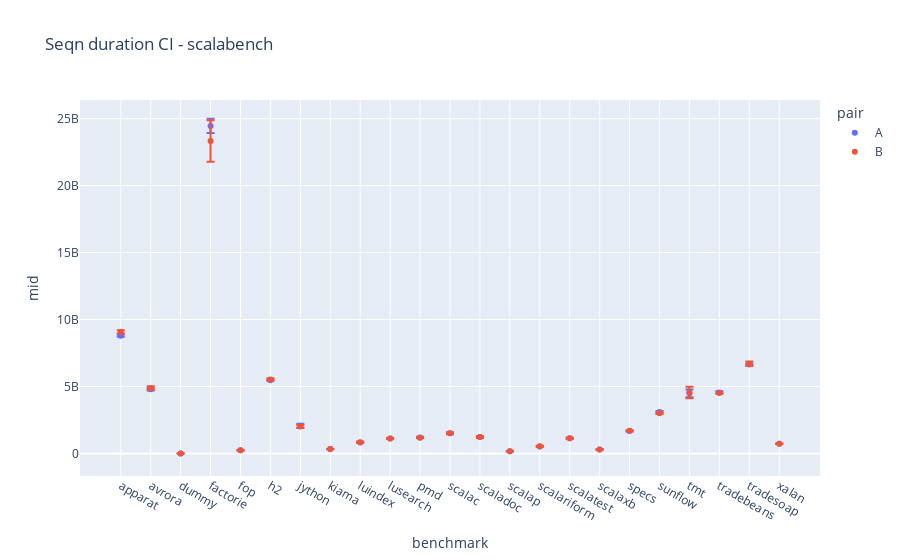
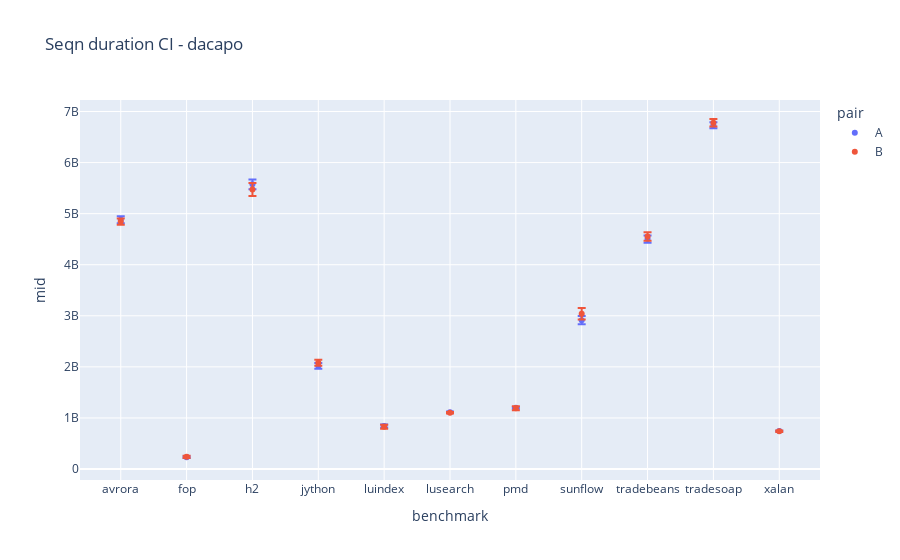

Notebook source saved alongside these figures, in order:
### Code cell
df_ci_seqn = compute_ci_seqn(df_raw, sample_type="run_means")

df = expand_confidence_interval(df_ci_seqn)
for suite in unique_suites:
    fig = px.scatter(
        df[df[RF.suite] == suite],
        x=RF.benchmark,
        y="mid",
        error_y="err",
        color=RF.pair,
        title=f"Seqn duration CI - {suite}",
    )
    fig.show()

### Figure 1 — Plotly figure (JSON) as saved in the notebook; plotly's stock layout.template omitted (floating-point values rounded to 4 significant figures)
{"data": [{"error_y": {"array": [88400000.0, 87620000.0, 16380.0, 532000000.0, 14160000.0, 34560000.0, 159400000.0, 12730000.0, 9135000.0, 19570000.0, 43850000.0, 74150000.0, 53550000.0, 8711000.0, 33560000.0, 36340000.0, 22500000.0, 33750000.0, 89820000.0, 290200000.0, 97770000.0, 67850000.0, 3467000.0]}, "hovertemplate": "pair=A<br>benchmark=%{x}<br>mid=%{y}<extra></extra>", "legendgroup": "A", "marker": {"color": "#636efa", "symbol": "circle"}, "mode": "markers", "name": "A", "orientation": "v", "showlegend": true, "type": "scatter", "x": ["apparat", "avrora", "dummy", "factorie", "fop", "h2", "jython", "kiama", "luindex", "lusearch", "pmd", "scalac", "scaladoc", "scalap", "scalariform", "scalatest", "scalaxb", "specs", "sunflow", "tmt", "tradebeans", "tradesoap", "xalan"], "xaxis": "x", "y": [8794000000.0, 4794000000.0, 282900.0, 24460000000.0, 236979198, 5469000000.0, 2060000000.0, 325400000.0, 812900000.0, 1124000000.0, 1197000000.0, 1504000000.0, 1229000000.0, 168900000.0, 526700000.0, 1127000000.0, 289900000.0, 1677000000.0, 3089000000.0, 4493000000.0, 4552000000.0, 6646000000.0, 723200000.0], "yaxis": "y"}, {"error_y": {"array": [119800000.0, 136900000.0, 31800.0, 1552000000.0, 6562000.0, 86580000.0, 107200000.0, 5737000.0, 49000000.0, 28650000.0, 21660000.0, 44590000.0, 68610000.0, 16650000.0, 34860000.0, 36280000.0, 18540000.0, 24140000.0, 64020000.0, 437200000.0, 20460000.0, 168300000.0, 20870000.0]}, "hovertemplate": "pair=B<br>benchmark=%{x}<br>mid=%{y}<extra></extra>", "legendgroup": "B", "marker": {"color": "#EF553B", "symbol": "circle"}, "mode": "markers", "name": "B", "orientation": "v", "showlegend": true, "type": "scatter", "x": ["apparat", "avrora", "dummy", "factorie", "fop", "h2", "jython", "kiama", "luindex", "lusearch", "pmd", "scalac", "scaladoc", "scalap", "scalariform", "scalatest", "scalaxb", "specs", "sunflow", "tmt", "tradebeans", "tradesoap", "xalan"], "xaxis": "x", "y": [9080000000.0, 4874000000.0, 281200.0, 23330000000.0, 231600000.0, 5531000000.0, 2018000000.0, 334000000.0, 838300000.0, 1109000000.0, 1181000000.0, 1512000000.0, 1220000000.0, 162500000.0, 534000000.0, 1136000000.0, 302400000.0, 1687000000.0, 3009000000.0, 4551000000.0, 4513000000.0, 6690000000.0, 722400000.0], "yaxis": "y"}], "layout": {"legend": {"title": {"text": "pair"}, "tracegroupgap": 0}, "title": {"text": "Seqn duration CI - scalabench"}, "xaxis": {"anchor": "y", "domain": [0, 1], "title": {"text": "benchmark"}}, "yaxis": {"anchor": "x", "domain": [0, 1], "title": {"text": "mid"}}}}

### Figure 2 — Plotly figure (JSON) as saved in the notebook; plotly's stock layout.template omitted (floating-point values rounded to 4 significant figures)
{"data": [{"error_y": {"array": [67190000.0, 12510000.0, 93720000.0, 57640000.0, 29130000.0, 16610000.0, 17250000.0, 80800000.0, 71680000.0, 58620000.0, 6678000.0]}, "hovertemplate": "pair=A<br>benchmark=%{x}<br>mid=%{y}<extra></extra>", "legendgroup": "A", "marker": {"color": "#636efa", "symbol": "circle"}, "mode": "markers", "name": "A", "orientation": "v", "showlegend": true, "type": "scatter", "x": ["avrora", "fop", "h2", "jython", "luindex", "lusearch", "pmd", "sunflow", "tradebeans", "tradesoap", "xalan"], "xaxis": "x", "y": [4880000000.0, 230200000.0, 5574000000.0, 2019000000.0, 842700000.0, 1112000000.0, 1197000000.0, 2915000000.0, 4502000000.0, 6732000000.0, 743900000.0], "yaxis": "y"}, {"error_y": {"array": [61270000.0, 23080000.0, 126800000.0, 57160000.0, 38780000.0, 14230000.0, 38980000.0, 113100000.0, 81020000.0, 71530000.0, 13010000.0]}, "hovertemplate": "pair=B<br>benchmark=%{x}<br>mid=%{y}<extra></extra>", "legendgroup": "B", "marker": {"color": "#EF553B", "symbol": "circle"}, "mode": "markers", "name": "B", "orientation": "v", "showlegend": true, "type": "scatter", "x": ["avrora", "fop", "h2", "jython", "luindex", "lusearch", "pmd", "sunflow", "tradebeans", "tradesoap", "xalan"], "xaxis": "x", "y": [4845000000.0, 237600000.0, 5474000000.0, 2080000000.0, 826500000.0, 1102000000.0, 1190000000.0, 3041000000.0, 4553000000.0, 6780000000.0, 738600000.0], "yaxis": "y"}], "layout": {"legend": {"title": {"text": "pair"}, "tracegroupgap": 0}, "title": {"text": "Seqn duration CI - dacapo"}, "xaxis": {"anchor": "y", "domain": [0, 1], "title": {"text": "benchmark"}}, "yaxis": {"anchor": "x", "domain": [0, 1], "title": {"text": "mid"}}}}
